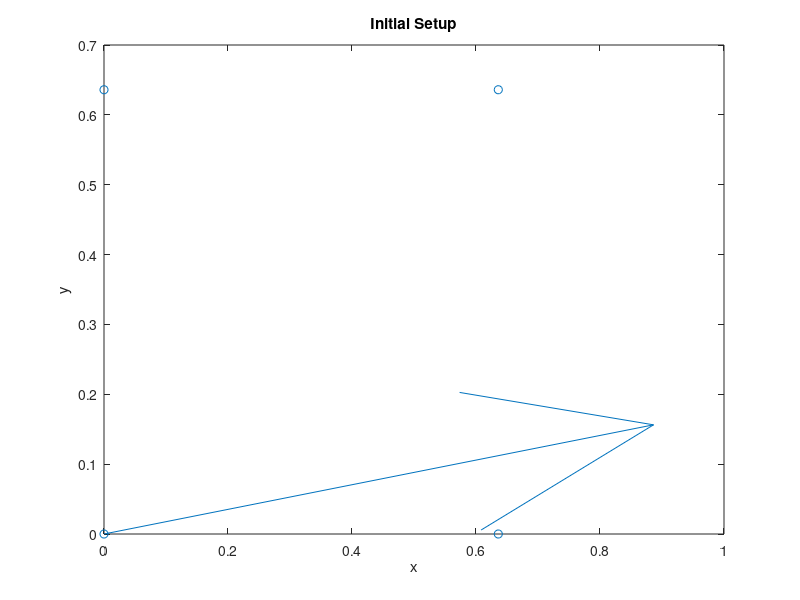
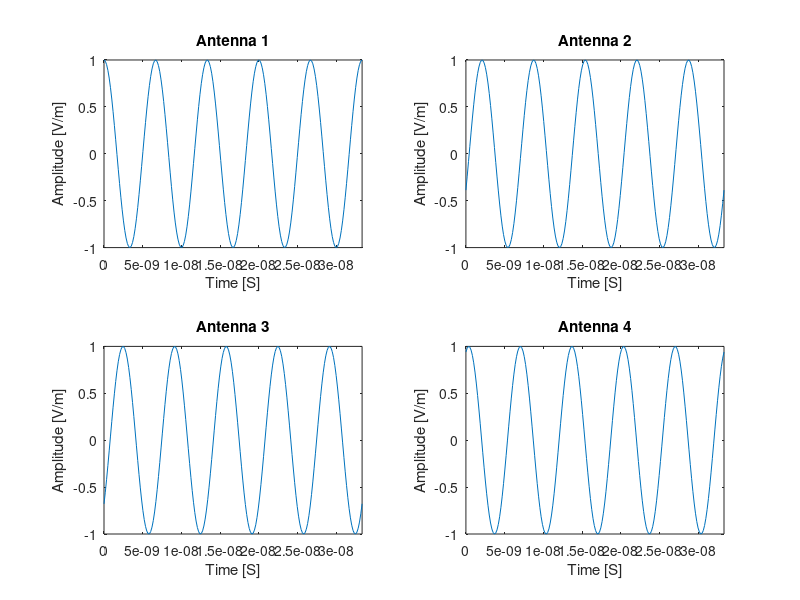

Recreate these plots in MATLAB, in order.
%% Simple Model of Antenna Array
% The purpose of this script is to create a model of the signals that we 
% might receive from the radio location collars. We assume that, since the
% antennas are far enough away from the source, we see the incoming waves
% as plane waves. We also will only work in two dimensions, which is as if
% the waves and the antennas are on the same plane.
%
% Hopefully from this we can build a fake set of signals that allow us to
% understand how to interpret phase changes to find the direction of the
% wave propagation.

%Author: Alex Gabourie

%% Initialize Workspace
% clear;
% close all;
% clc;

runVideo = 0;

%% Input Parameters
%Frequency
f = 150e6; %[hz]

%E-field magnitude
E_o = 1; %[V/m] Not used as of now

%Vacuum permittivity 
epsilon_o = 8.8541878176e-12; %[F/m]
epsilon_rel = 1;

%permeability
mu_o = (4*pi)*10^(-7); %[H/m]
mu_rel = 1;
%recall that [F/m]*[H/m] = s^2/m^2 = 1/c

%Propagation direction (theta = 0 => dirction is from antenna 1 to 2 and 
%   increasing theta moves counter-clockwise)
theta = 2*pi*10/360; %[radians]

%% Calculations

%angular frequency based off frequency
omega = 2*pi*f;

%permitivity & permeability (same units)
eps = epsilon_o*epsilon_rel;
mu = mu_o*mu_rel;

%propagation constant
beta = omega*sqrt(mu*eps); %[m^-1]

%wavelength for intuition purposes
lambda = (2*pi)/beta;

%The four antennas will be placed in a square grid like:
%  4    3
%
%  1    2
%
% The separation constant (like lattice constant) is 
a = .9*lambda/(2*sqrt(2)); %[m]
%This constant is calculated to place the antennas an appropriate distance
%away such that we can determine which antenna was hit first

%From this the positions of the antennas can be determined
r1 = [0, 0];
r2 = [a, 0];
r3 = [a, a];
r4 = [0, a];

%For plotting
r_all = [r1;r2;r3;r4];

%Propagation direction vector
k = [1,0];
rot = [cos(theta),-sin(theta);sin(theta),cos(theta)];
k = (rot*k')';

%prop constant dotted with r as in time-harmonic exponential. We are only
% looking at a few positions, so these can be pre-calculated
bkr = beta*[dot(k,r1);
            dot(k,r2);
            dot(k,r3);
            dot(k,r4)];

%want 5 periods of information collected
T = 1/f;
numPeriods = 5;
t = linspace(0,numPeriods*T, 200); %time vector based on frequency

%Electric field matrix initialized to num time steps & antennas
E = zeros(length(bkr),length(t));

for m=1:length(t)
    for n=1:length(bkr)
        E(n,m) = exp(1i*(omega*t(m)-bkr(n)));
    end
end


numPlots = length(bkr);
gridSize = numPlots;
if sqrt(numPlots)==floor(sqrt(numPlots))
    gridSize = sqrt(numPlots);
else
    gridSize = floor(sqrt(numPlots))+1;
end
    
    
figure;
quiver(0,0,k(1),k(2));
hold on;
scatter(r_all(:,1), r_all(:,2));
title('Initial Setup');
xlabel('x');
ylabel('y');

figure;
for m=1:length(bkr)
    subplot(gridSize,gridSize,m);
    plot(t,real(E(m,:)));
    title(['Antenna ' num2str(m)]);
    xlabel('Time [S]');
    ylabel('Amplitude [V/m]');
    axis([0 t(end) -E_o E_o]);
end

% Save real part of E-field to use in another script. This way we can
% interpret the information independent of the set of data in this script.
save('Sample_Antenna_Input.mat', 'E', 'a', 'omega', 'r_all', 'k', 't', ...
        'beta', 'lambda');

%% Plotting the Entire Plane Wave (t = 0)
% This section will create a two dimensional grid and then use the
% information selected above to create a three dimensional plot of the EM
% wave

if(runVideo == 1)

    %x and y coordinates
    x = linspace(0,2*a,100);
    y = linspace(0,2*a,100);

    %new efield mesh to be calculated
    E2D = zeros(length(y), length(x));

    F(length(t)) = struct('cdata',[],'colormap',[]);
    h = figure;

    for p=1:length(t)
        for m=1:length(x)
            for n=1:length(y)
               xy = [x(m),y(n)];
               E2D(n,m) =  exp(1i*omega*t(p)-1i*beta*dot(k,xy));
            end 
        end

        surf(x,y,real(E2D))
        drawnow
        set(h,'Renderer','zbuffer') %workaround for bug. 
        F(p) = getframe(h);
    end

    writerObj = VideoWriter('PlaneWave.mp4', 'MPEG-4');
    open(writerObj);
    writeVideo(writerObj, F);
    close(writerObj);
end
